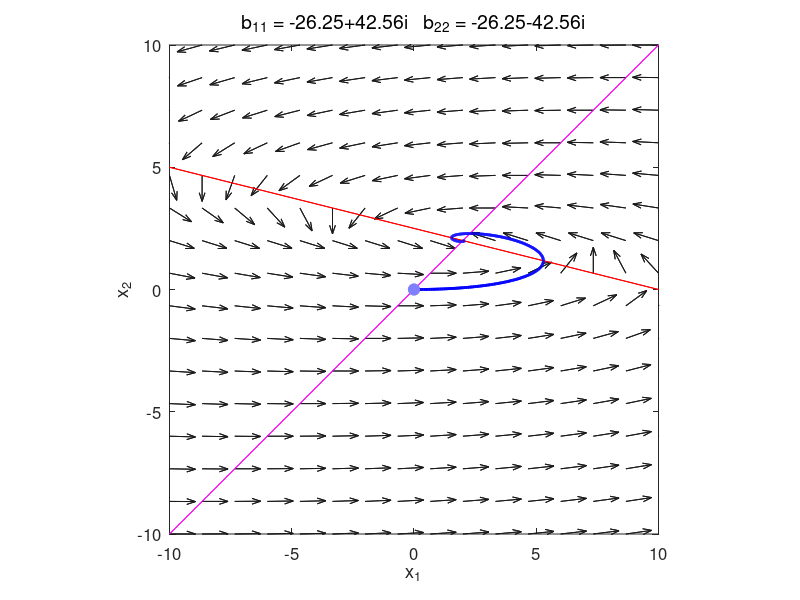
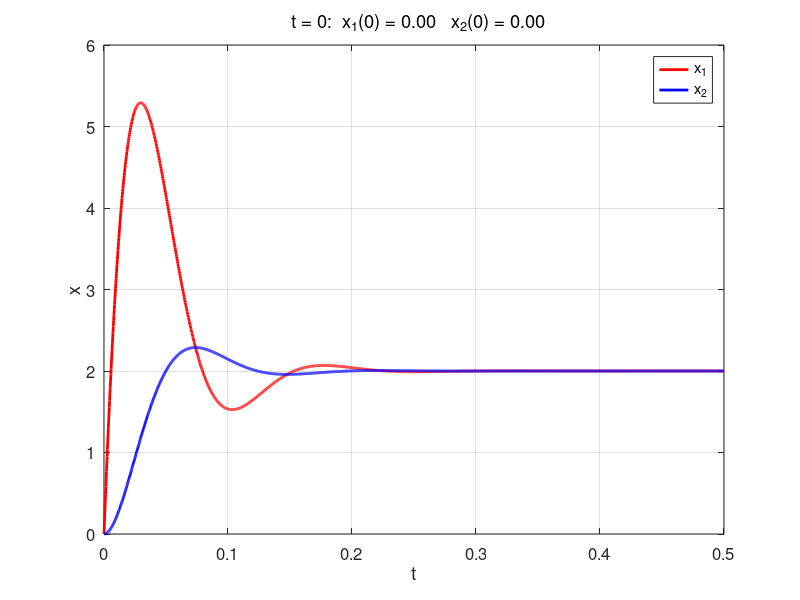

Here is the MATLAB script that generated these plots, in order:
% chaos10.m

% Dynamics of Linear and Nonlinear Systems
% PHASE PLANE ANALYSIS: LInear Systems

% Ian Cooper
% email: ian.cooper@sydney.edu.au
% School of Physics, University of Sydney
% 180813 / Matlab version R2018a

% DOING PHYSICS WITH MATLAB 
%    https://d-arora.github.io/Doing-Physics-With-Matlab/
% Reference page for documentation and notes
%    http://www.physics.usyd.edu.au/teach_res/mp/doc/chaos10.pdf

clear 
close all  % comment/uncomment to hold on plot for extra initial conditions
clc


% INPUTS [default values] ===========================================

% D.E. coefficients  K matrix  [2 1 0; 2 -1 0]
  k11 = -40; k12 = -160; k13 = 400;
  k21 = 12.5; k22 = -12.5; k23 = 0;

% Initial conditions t = 0 : range for x1(1)  [-10:10]
   x1I = 0;
   
% Initial conditions: t = 0  x2(1) values  [9]
   x2I = 0;  

% Time domain: time interval tMax [15] / number of time steps nT [2000]
   tMax = 0.5;
   nT = 2000;

% Phase space setup: dimensions [-10 to + 10] / number of vectors nX*nX [16] 
   L = 10;
   x1Min = -L; 
   x1Max = L;
   x2Min = -L; 
   x2Max = L;
   nX = 16;      

     
% CALCULATIONS =====================================================

% K matrix
   K = [k11 k12;k21 k22];
 
% Equilibrium (critical) point 
   xC = K\[-k13;-k23];
    
% (x,y) coordinates for a set of Initial Conditions
   LenXI = length(x1I);
   x1I(LenXI+1:2*LenXI) = x1I;
   x2I = x2I.*ones(1,LenXI);
   x2I(LenXI+1:2*LenXI) = -x2I;

% Eigenfunctions a and eigenvalues b
   [a, b] = eig(K);
   

% COMMAND WINDOW OUTPUT  ==============================================
  disp('D.E. coefficients k11 k12 k13 / k21 k23 k23')
  fprintf('   %2.2f   %2.2f   %2.2f ',k11,k12,k13);
  disp('  ')
  fprintf('   %2.2f   %2.2f   %2.2f ',k21,k22,k23);
  disp('  ')
  disp('  ')
  disp('Eigenvalues b = ')
  disp(b)
  disp('Eigenfunction a = ')
  disp(a)
  
  
% SOLUTIONS D.E.  =====================================================  
figure(1)   % phase space portrait
   FS = 12;
   pos = [0.02 0.05 0.25 0.35];
   set(gcf,'Units','normalized');
   set(gcf,'Position',pos);
   set(gcf,'color','w');
   
for c = 1:2*LenXI 
% Initial conditions    
   xI = [x1I(c);x2I(c)];

% C coefficients
   C = a\(xI-xC);

% c coefficients
   cc = zeros(2,2);
   cc(:,1) = a(:,1)*C(1);
   cc(:,2) = a(:,2)*C(2);

% Time domain 
   t = linspace(0,tMax,nT);
  
% Phase space state variables: Solutions  
   x1 = cc(1,1).*exp(b(1,1)*t) + cc(1,2).*exp(b(2,2)*t);
   x2 = cc(2,1).*exp(b(1,1)*t) + cc(2,2).*exp(b(2,2)*t);

% Translations  
   x1 = x1 + xC(1);
   x2 = x2 + xC(2);
  
% Phase plane grid and unit vectors
   x = linspace(x1Min,x1Max,nX);
   y = linspace(x2Min,x2Max,nX);
   [xx, yy] = meshgrid(x,y);
   f = K(1,1).*xx + K(1,2).*yy + k13;
   g = K(2,1).*xx + K(2,2).*yy + k23;
  
   fs = f./sqrt(f.^2 + g.^2);    % unit vectors
   gs = g./sqrt(f.^2  +g.^2);
  
% x1 and x2 nullclines: slopes m 
   mx = -(K(1,1))/K(1,2);
   my = -(K(2,1))/K(2,2);
   xN = mx .* x - k13/k12;
   yN = my .* x - k23/k22;
   


   
% GRAPHICS ============================================================   

% VECTOR FIELD
   hq = quiver(xx,yy,fs,gs);
   xlim([x1Min x1Max])
   ylim([x2Min x2Max])
   
   set(hq,'color',[0.1 0.1 0.1],'AutoScaleFactor',0.6);
   set(gca,'fontsize',FS)
   
   hold on
   
% NULLCLINES
   xP = x; yP = xN;
   if K(1,2) == 0
     xP = [xC(1) xC(1)];  yP = [x2Min x2Max]; 
   end    
   plot(xP,yP,'r');
   
   xP = x; yP = yN;
   if K(2,2) == 0
     xP = [xC(1) xC(1)];  yP = [x2Min x2Max]; 
   end    
   plot(xP,yP,'m');
   
% TRAJECTORY   
   plot(real(x1),real(x2),'b','linewidth',2);
   
% INITIAL CONDITIONS   
   Hplot = plot(real(x1(1)),real(x2(1)),'o');
   set(Hplot,'markersize',8,'markerFaceColor',[0.5 0.5 1],'markerEdgeColor',[0.5 0.5 1])
   
% Graph setup   
   axis square
   xlabel('x_1')
   ylabel('x_2')
   box on
   tm1 = 'b_{11} = ';
   tm2 = num2str(b(1,1),'%3.2f ');
   tm3 = '   b_{22} = ';
   tm4 = num2str(b(2,2),'%3.2f');
   tm = [tm1 tm2 tm3 tm4];
   ht = title(tm,'fontweight','normal');
   set(ht,'Fontsize',14);
end

figure(2)  % state variables as functions of time
   FS = 12;
   pos = [0.32 0.05 0.25 0.35];
   set(gcf,'Units','normalized');
   set(gcf,'Position',pos);
   set(gcf,'color','w');
   
   xP = t; yP = real(x1);
   plot(xP,yP,'r','linewidth',2);
   hold on
   yP = real(x2);
   plot(xP,yP,'b','linewidth',2)
   grid on
   legend('x_1','x_2');
   xlabel('t'); ylabel('x');
   tm1 = '  t = 0:  x_1(0) = ';
   tm2 = num2str(real(x1(1)),'%3.2f ');
   tm3 = '   x_2(0) = ';
   tm4 = num2str(real(x2(1)),'%3.2f');
   tm = [tm1 tm2 tm3 tm4];
   title(tm,'fontweight','normal')
   set(gca,'fontsize',FS)
   
   
   
